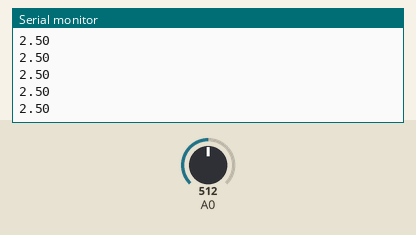
This sketch was run on a simulated Arduino Uno, built with avr-gcc and run on an emulated ATmega328P. On the bench: the last lines printed to the serial monitor. The inputs (shaded band) are chosen by the test bench; at power-on: A0 = 512.

Above: at 1.2 s.
1.3 s: A0 set to 716
At 1.56 s:
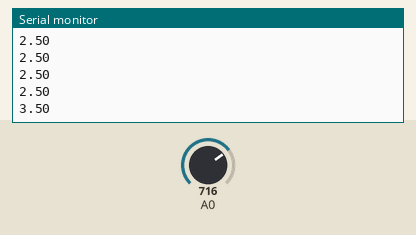
2.8 s: A0 set to 900
At 2.96 s:
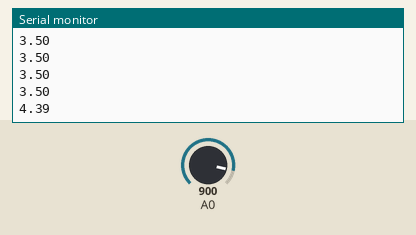
Timing chart, 0 to 5.8 s (numbered marks = the images above; inputs shaded):
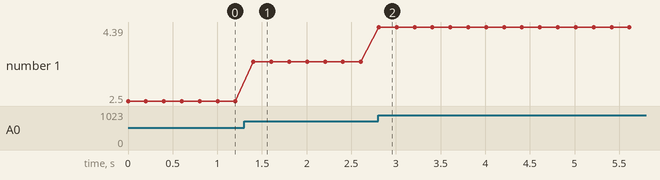

Measured:
- after the input at 1.3 s, the serial monitor: prints a new line after 0.10 s (image 1)
- after the input at 2.8 s, the serial monitor: prints a new line at once (image 2)
- plotted number 1: 2.5 → 3.5 after the input at 1.3 s, 3.5 → 4.39 after the input at 2.8 s

The sketch:

read_serial.ino
```cpp
// Change this value to change delay time/frequency of reading input
#define DELAY 200

void setup() {
  // initialize serial communication at 9600 bits per second:
  Serial.begin(9600);
}

// the loop routine runs over and over again forever:
void loop() {
  // read the input on analog pin 0:
  int sensorValue = analogRead(A0);
  // print out the value you read:
  Serial.println(sensorValue * 5.0/1024.0);
  delay(DELAY);        // delay in between reads for stability
}
```
